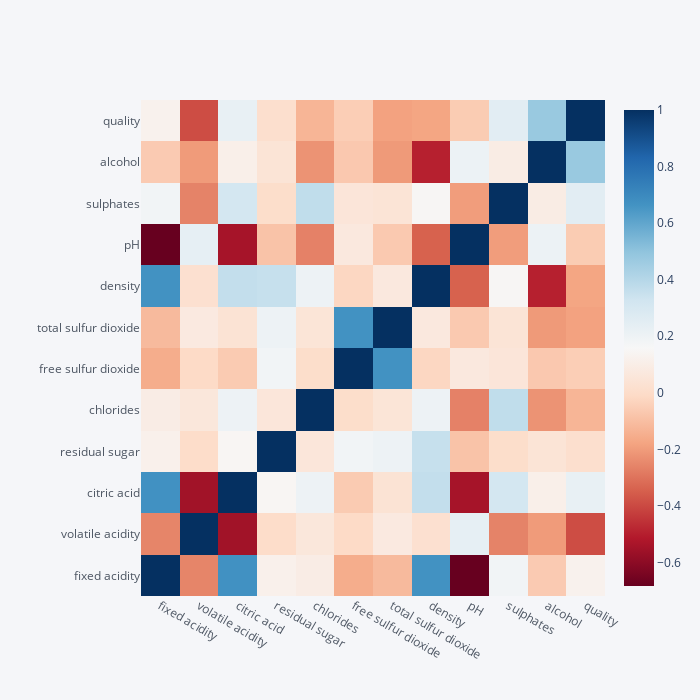

The cell this chart's notebook holds for it:
### Code cell
corr = df.corr()
corr.iplot(kind='heatmap', colorscale='RdBu', dimensions=(700,700))

### Figure 1 — Plotly figure (JSON) as saved in the notebook; plotly's stock layout.template omitted (floating-point values rounded to 4 significant figures; data arrays with more than 128 entries replaced by an {"elided": "..."} marker saying what was removed)
{"data": [{"colorscale": [[0.0, "rgb(103,0,31)"], [0.1, "rgb(178,24,43)"], [0.2, "rgb(214,96,77)"], [0.3, "rgb(244,165,130)"], [0.4, "rgb(253,219,199)"], [0.5, "rgb(247,247,247)"], [0.6, "rgb(209,229,240)"], [0.7, "rgb(146,197,222)"], [0.8, "rgb(67,147,195)"], [0.9, "rgb(33,102,172)"], [1.0, "rgb(5,48,97)"]], "type": "heatmap", "x": ["fixed acidity", "volatile acidity", "citric acid", "residual sugar", "chlorides", "free sulfur dioxide", "total sulfur dioxide", "density", "pH", "sulphates", "alcohol", "quality"], "y": ["fixed acidity", "volatile acidity", "citric acid", "residual sugar", "chlorides", "free sulfur dioxide", "total sulfur dioxide", "density", "pH", "sulphates", "alcohol", "quality"], "z": {"elided": "12x12 float values"}, "zmax": 1.0, "zmin": -0.683}], "layout": {"height": 700, "legend": {"bgcolor": "#F5F6F9", "font": {"color": "#4D5663"}}, "paper_bgcolor": "#F5F6F9", "plot_bgcolor": "#F5F6F9", "title": {"font": {"color": "#4D5663"}}, "width": 700, "xaxis": {"gridcolor": "#E1E5ED", "showgrid": true, "tickfont": {"color": "#4D5663"}, "title": {"font": {"color": "#4D5663"}, "text": ""}, "zerolinecolor": "#E1E5ED"}, "yaxis": {"gridcolor": "#E1E5ED", "showgrid": true, "tickfont": {"color": "#4D5663"}, "title": {"font": {"color": "#4D5663"}, "text": ""}, "zerolinecolor": "#E1E5ED"}}}
